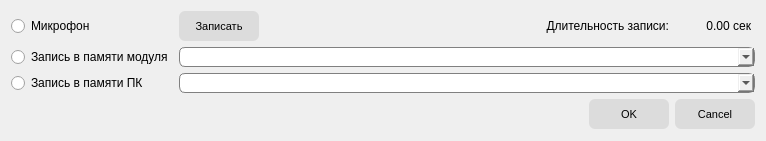
<?xml version="1.0" encoding="UTF-8"?>
<ui version="4.0">
 <class>AudioMessageDialog</class>
 <widget class="QDialog" name="AudioMessageDialog">
  <property name="geometry">
   <rect>
    <x>0</x>
    <y>0</y>
    <width>766</width>
    <height>141</height>
   </rect>
  </property>
  <property name="windowTitle">
   <string>Отправить голосовое сообщение</string>
  </property>
  <property name="styleSheet">
   <string notr="true">QWidget
{
	font-size: 9pt;
}

QPushButton
{
	background-color: rgb(220, 220, 220);
	border: none;
	border-radius: 6px;
	min-width: 80px;	
	min-height: 30px;
	font-size: 8pt;
}

QPushButton:hover
{
	border-top: 1px solid black;
	border-left: 1px solid black;
	border-right: 2px outset black;
	border-bottom: 2px outset black;
}

QPushButton:pressed
{
	border: 2px inset black;
}

QComboBox
{
	border-radius: 6px;
	border: 1px solid gray;
	min-width: 120px;
	min-height: 18px;
}</string>
  </property>
  <layout class="QVBoxLayout" name="verticalLayout">
   <item>
    <layout class="QGridLayout" name="gridLayout" columnstretch="0,1">
     <item row="0" column="0">
      <widget class="QRadioButton" name="rbtnMicrophone">
       <property name="text">
        <string>Микрофон</string>
       </property>
      </widget>
     </item>
     <item row="1" column="0">
      <widget class="QRadioButton" name="rbtnModuleRecord">
       <property name="text">
        <string>Запись в памяти модуля</string>
       </property>
      </widget>
     </item>
     <item row="1" column="1">
      <widget class="QComboBox" name="cbModuleRecord"/>
     </item>
     <item row="2" column="0">
      <widget class="QRadioButton" name="rbtnPcRecord">
       <property name="text">
        <string>Запись в памяти ПК</string>
       </property>
      </widget>
     </item>
     <item row="2" column="1">
      <widget class="QComboBox" name="cbPcRecord"/>
     </item>
     <item row="0" column="1">
      <layout class="QHBoxLayout" name="horizontalLayout">
       <item>
        <widget class="QPushButton" name="btnRecord">
         <property name="sizePolicy">
          <sizepolicy hsizetype="Fixed" vsizetype="Fixed">
           <horstretch>0</horstretch>
           <verstretch>0</verstretch>
          </sizepolicy>
         </property>
         <property name="text">
          <string>Записать</string>
         </property>
        </widget>
       </item>
       <item>
        <widget class="QLabel" name="label">
         <property name="sizePolicy">
          <sizepolicy hsizetype="MinimumExpanding" vsizetype="Preferred">
           <horstretch>0</horstretch>
           <verstretch>0</verstretch>
          </sizepolicy>
         </property>
         <property name="text">
          <string>Длительность записи:</string>
         </property>
         <property name="alignment">
          <set>Qt::AlignRight|Qt::AlignTrailing|Qt::AlignVCenter</set>
         </property>
        </widget>
       </item>
       <item>
        <widget class="QLabel" name="lblRecordTime">
         <property name="sizePolicy">
          <sizepolicy hsizetype="Minimum" vsizetype="Preferred">
           <horstretch>0</horstretch>
           <verstretch>0</verstretch>
          </sizepolicy>
         </property>
         <property name="minimumSize">
          <size>
           <width>80</width>
           <height>0</height>
          </size>
         </property>
         <property name="text">
          <string>0.00 сек</string>
         </property>
         <property name="alignment">
          <set>Qt::AlignRight|Qt::AlignTrailing|Qt::AlignVCenter</set>
         </property>
         <property name="margin">
          <number>0</number>
         </property>
         <property name="indent">
          <number>4</number>
         </property>
        </widget>
       </item>
      </layout>
     </item>
    </layout>
   </item>
   <item>
    <widget class="QDialogButtonBox" name="buttonBox">
     <property name="orientation">
      <enum>Qt::Horizontal</enum>
     </property>
     <property name="standardButtons">
      <set>QDialogButtonBox::Cancel|QDialogButtonBox::Ok</set>
     </property>
    </widget>
   </item>
  </layout>
 </widget>
 <resources/>
 <connections>
  <connection>
   <sender>buttonBox</sender>
   <signal>accepted()</signal>
   <receiver>AudioMessageDialog</receiver>
   <slot>accept()</slot>
   <hints>
    <hint type="sourcelabel">
     <x>248</x>
     <y>254</y>
    </hint>
    <hint type="destinationlabel">
     <x>157</x>
     <y>274</y>
    </hint>
   </hints>
  </connection>
  <connection>
   <sender>buttonBox</sender>
   <signal>rejected()</signal>
   <receiver>AudioMessageDialog</receiver>
   <slot>reject()</slot>
   <hints>
    <hint type="sourcelabel">
     <x>316</x>
     <y>260</y>
    </hint>
    <hint type="destinationlabel">
     <x>286</x>
     <y>274</y>
    </hint>
   </hints>
  </connection>
 </connections>
</ui>
